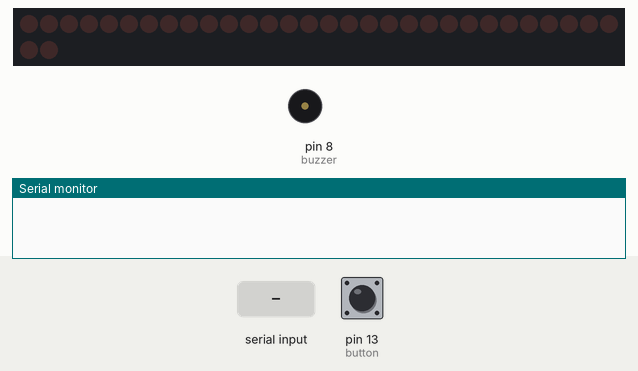
Bench run of a sketch on a simulated Arduino Uno, built with avr-gcc and run on an emulated ATmega328P. Parts: 32 shift-register outputs drawn as a row of LEDs (first output left, lit = HIGH), buzzer (waves = sounding, pin HIGH), the last lines printed to the serial monitor. Wiring (inferred from the names in the program): 4 × shift register (74HC595): data pin 2; shift clock pin 6; latch pin 11. Wiring (inferred from the signals the program sends): row of LEDs: on Q0, Q1, Q2, Q3, Q4, Q5, Q6, Q7, Q8, Q9, Q10, Q11, Q12, Q13, Q14, Q15, Q16, Q17, Q18, Q19, Q20, Q21, Q22, Q23, Q24, Q25, Q26, Q27, Q28, Q29, Q30, Q31. Inputs (shaded band) come from the test bench; at power-on: pin 13 (button) LOW. Pins used as bus, display or sensor lines are not drawn.

Above: at 1.2 s.
1.3 s: "!\n" received over Serial
At 2.3 s:
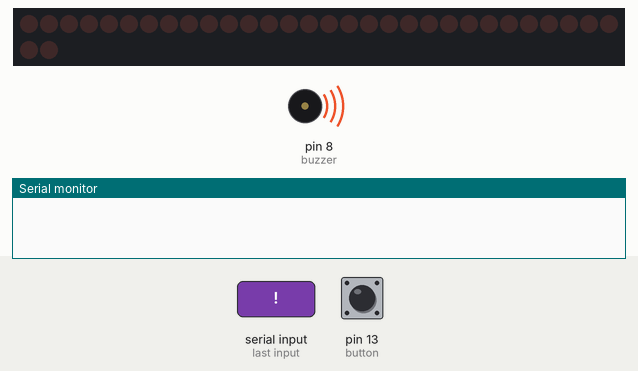
2.8 s: pin 13 (button) pulled HIGH for 3.2 s
At 4.6 s:
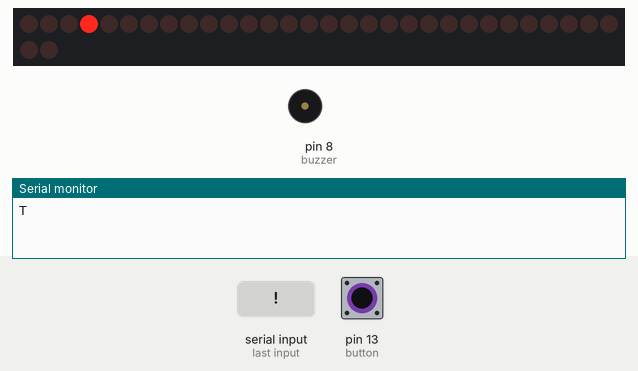
7.5 s: "?\n" received over Serial
9.0 s: "90,45\n" received over Serial
At 9.45 s:
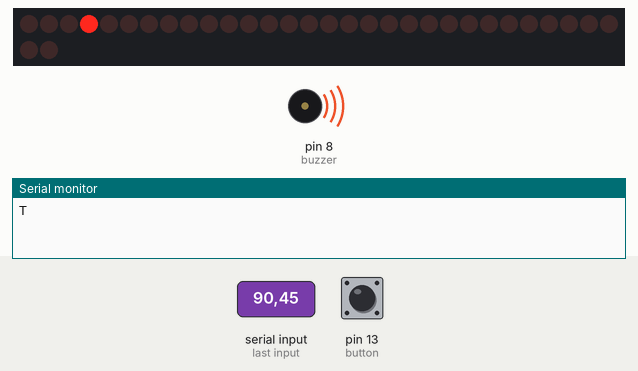
Timing chart, 0 to 13.0 s (numbered marks = the images above; inputs shaded):
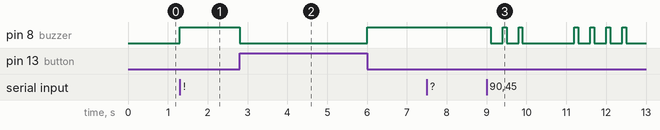

Measured:
- after the input at 1.3 s, pin 8 (buzzer): LOW → HIGH at once
- after the input at 2.8 s, pin 8 (buzzer): HIGH → LOW at once, → HIGH 3.2 s later
- after the input at 7.5 s, every drawn part: stays the same
- after the input at 9.0 s, pin 8 (buzzer): HIGH → LOW after 0.10 s, → HIGH 0.30 s later, → LOW 0.10 s later, → HIGH 0.30 s later, … (13 changes in this stretch)

The sketch:

strangerTEC.ino
```cpp
// CODIGO MORSE
#define punto 1
#define raya 2
#define blank 0
// MODOS DE JUEGO
#define escucha 0
#define transmision 1
#define ninguno 2
// BOOLEANOOOOS
#define True 1
#define False 0

#define max 6
#define buzzer 8
#define button 13
#define clockPin1 6
#define clockPin2 7
#define dataPin1 2
#define dataPin2 3
#define row1 10
#define row2 11
#define row3 12

// VARIABLES DEL PROGRAMA
int button_valor, reading = False, modo_juego = ninguno, time_pressed = 0, time_NOT_pressed = 0;
long start, finish;
char morse;
String frases[10] = {"67", "SOS","JOYCE","MIKE","DUSTIN","LUCAS","WILL","DEMOGORGON","HAWKINS","SHEINBAUM"};
byte incomingByte;
char convertedByte;
/*
time_pressed expresado en ms
contado con millis()
printLED(20,20) es una convencion para asegurarse de apagar los leds
*/

// POSICIONES DE ABC EN LA MAQUETA
const int A[2] = {0,0}, B[2] = {1,0}, C[2] = {0,1},
D[2] = {1,1}, E[2] = {0,2}, F[2] = {1,2}, G[2] = {0,3},
H[2] = {1,3}, I[2] = {0,4}, J[2] = {1,4}, K[2] = {0,5},
L[2] = {1,5}, M[2] = {0,6}, N[2] = {1,6}, O[2] = {0,7},
P[2] = {1,7}, Q[2] = {0,8}, R[2] = {1,8}, S[2] = {0,9},
T[2] = {1,9}, U[2] = {0,10}, V[2] = {1,10}, W[2] = {0,11},
X[2] = {1,11}, Y[2] = {0,12}, Z[2] = {1,12}, CERO[2] = {2,0},
UNO[2] = {2,1}, DOS[2] = {2,2}, TRES[2] = {2,3}, CUATRO[2] = {2,4},
CINCO[2] = {2,5}, SEIS[2] = {2,6}, SIETE[2] = {2,7}, OCHO[2] = {2,8},
NUEVE[2] = {2,9}, MENOS[2] = {2,10}, MAS[2] = {2,11};

// VALOR MORSE DEL ABC
int a[max] = {punto,raya,blank,blank,blank,blank}, b[max] = {raya, punto, punto, punto, blank, blank},
c[max] = {raya, punto, raya, punto, blank, blank}, d[max] = {raya, punto, punto, blank, blank, blank},
e[max] = {punto, blank, blank, blank, blank, blank}, f[max] = {punto, punto, raya, punto, blank, blank},
g[max] = {raya, raya, punto, blank, blank, blank}, h[max] = {punto, punto, punto, punto, blank, blank},
ii[max] = {punto, punto, blank, blank, blank, blank}, j[max] = {punto, raya, raya, raya, blank, blank},
k[max] = {raya, punto, raya, blank, blank, blank}, l[max] = {punto, raya, punto, punto, blank, blank},
m[max] = {raya, raya, blank, blank, blank, blank}, n[max] = {raya, punto, blank, blank, blank, blank},
o[max] = {raya, raya, raya, blank, blank, blank}, p[max] = {punto, raya, raya, punto, blank, blank},
q[max] = {raya, raya, punto, raya, blank, blank}, r[max] = {punto, raya, punto, blank, blank, blank},
s[max] = {punto, punto, punto, blank, blank, blank}, t[max] = {raya, blank, blank, blank, blank, blank},
u[max] = {punto, punto, raya, blank, blank, blank}, v[max] = {punto, punto, punto, raya, blank, blank},
w[max] = {punto, raya, raya, blank, blank, blank}, x[max] = {raya, punto, punto, raya, blank, blank},
y[max] = {raya, punto, raya, raya, blank, blank}, z[max] = {raya, raya, punto, punto, blank, blank},
uno[max] = {punto, raya, raya, raya, raya, blank}, dos[max] = {punto, punto, raya, raya, raya, blank},
tres[max] = {punto, punto, punto, raya, raya, blank}, cuatro[max] = {punto, punto, punto, punto, raya, blank},
cinco[max] = {punto, punto, punto, punto, punto, blank}, seis[max] = {raya, punto, punto, punto, punto, blank},
siete[max] = {raya, raya, punto, punto, punto, blank}, ocho[max] = {raya, raya, raya, punto, punto, blank},
nueve[max] = {raya, raya, raya, raya, punto, blank}, cero[max] = {raya, raya, raya, raya, raya, blank},
mas[max] = {punto, raya, punto, raya, punto, blank}, menos[max] = {raya, punto, punto, punto, punto, raya};

int index = 0, cadena[max];

void setup()
{
  Serial.begin(9600);
  pinMode(buzzer, OUTPUT);
  pinMode(dataPin1, OUTPUT);
  pinMode(dataPin2, OUTPUT);
  pinMode(clockPin1, OUTPUT);
  pinMode(clockPin2, OUTPUT);
  pinMode(row1, OUTPUT);
  pinMode(row2, OUTPUT);
  pinMode(row3, OUTPUT);
  pinMode(button, INPUT);
}
void printBuzzer(int letter[])
{
  for (int i = 0; i < max; i++)
  {
    if (letter[i] == blank)break;
    digitalWrite(buzzer, 1);
    int time_start = millis();
    while (True)
    {
      int deltaTime = millis() - time_start;
      if (letter[i] == punto){if (deltaTime > 100 && deltaTime < 200){digitalWrite(buzzer, 0);break;}}
      else if (letter[i] == raya){if (deltaTime > 600){digitalWrite(buzzer, 0);break;}}
    }
    delay(300);
  }
  delay(1000);
}
void printLED(int row, int col)
{
  shiftOut(dataPin1, clockPin1, LSBFIRST, 0b00000000);
  shiftOut(dataPin2, clockPin2, LSBFIRST, 0b00000000);
  digitalWrite(row1, 0);
  digitalWrite(row2, 0);
  digitalWrite(row3, 0);
  // no quiero hacer un switch :v

  if (col == 12)
    shiftOut(dataPin1, clockPin1, LSBFIRST, 0b10000000);
  else if (col == 11)
    shiftOut(dataPin1, clockPin1, LSBFIRST, 0b01000000);
  else if (col == 10)
    shiftOut(dataPin1, clockPin1, LSBFIRST, 0b00100000);
  else if (col == 9)
    shiftOut(dataPin1, clockPin1, LSBFIRST, 0b00010000);
  else if (col == 8)
    shiftOut(dataPin2, clockPin2, LSBFIRST, 0b10000000);
  else if (col == 7)
    shiftOut(dataPin2, clockPin2, LSBFIRST, 0b01000000);
  else if (col == 6)
    shiftOut(dataPin2, clockPin2, LSBFIRST, 0b00100000);
  else if (col == 5)
    shiftOut(dataPin2, clockPin2, LSBFIRST, 0b00010000);
  else if (col == 4)
    shiftOut(dataPin2, clockPin2, LSBFIRST, 0b00001000);
  else if (col == 3)
    shiftOut(dataPin2, clockPin2, LSBFIRST, 0b00000100);
  else if (col == 2)
    shiftOut(dataPin2, clockPin2, LSBFIRST, 0b00000010);
  else if (col == 1)
    shiftOut(dataPin2, clockPin2, LSBFIRST, 0b00000001);
  else if (col == 0)
    shiftOut(dataPin1, clockPin1, LSBFIRST, 0b00001000);
  else
  {
    shiftOut(dataPin1, clockPin1, LSBFIRST, 0b00000000);
    shiftOut(dataPin2, clockPin2, LSBFIRST, 0b00000000);
  }
  if (row == 2)
  {
    digitalWrite(row3, 1);
  }
  else if (row == 1)
  {
    digitalWrite(row2, 1);
  }
  else if (row == 0)
  {
    digitalWrite(row1, 1);
  }
  else
  {
    digitalWrite(row1, 0);
    digitalWrite(row2, 0);
    digitalWrite(row3, 0);
  }
}

/*
columna 12 bit 0bx0000000 shf1
columna 11 bit 0b0x000000 shf1
columna 10 bit 0b00x00000 shf1
columna 09 bit 0b000x0000 shf1
columna 08 bit 0bx0000000 shf2
columna 07 bit 0b0x000000 shf2
columna 06 bit 0b00x00000 shf2
columna 05 bit 0b000x0000 shf2
columna 04 bit 0b0000x000 shf2
columna 03 bit 0b00000x00 shf2
columna 02 bit 0b000000x0 shf2
columna 01 bit 0b0000000x shf2
columna 00 bit 0b0000x000 shf1
*/
int compararCadenas(int otraCadena[])
{
  for (int i = 0; i < max; i++)
  {
      if(otraCadena[i] != cadena[i])
      {
        return False;
      }
  }
  return True;
}
void convertirCadena()
{
  int row, col;
  if (compararCadenas(a))       {row = A[0]; col = A[1];              Serial.println('A');}
  else if (compararCadenas(b))  {row = B[0]; col = B[1];              Serial.println('B');}
  else if (compararCadenas(c))  {row = C[0]; col = C[1];              Serial.println('C');}
  else if (compararCadenas(d))  {row = D[0]; col = D[1];              Serial.println('D');}
  else if (compararCadenas(e))  {row = E[0]; col = E[1];              Serial.println('E');}
  else if (compararCadenas(f))  {row = F[0]; col = F[1];              Serial.println('F');}
  else if (compararCadenas(g))  {row = G[0]; col = G[1];              Serial.println('G');}
  else if (compararCadenas(h))  {row = H[0]; col = H[1];              Serial.println('H');}
  else if (compararCadenas(ii)) {row = I[0]; col = I[1];              Serial.println('I');}
  else if (compararCadenas(j))  {row = J[0]; col = J[1];              Serial.println('J');}
  else if (compararCadenas(k))  {row = K[0]; col = K[1];              Serial.println('K');}
  else if (compararCadenas(l))  {row = L[0]; col = L[1];              Serial.println('L');}
  else if (compararCadenas(m))  {row = M[0]; col = M[1];              Serial.println('M');}
  else if (compararCadenas(n))  {row = N[0]; col = N[1];              Serial.println('N');}
  else if (compararCadenas(o))  {row = O[0]; col = O[1];              Serial.println('O');}
  else if (compararCadenas(p))  {row = P[0]; col = P[1];              Serial.println('P');}
  else if (compararCadenas(q))  {row = Q[0]; col = Q[1];              Serial.println('Q');}
  else if (compararCadenas(r))  {row = R[0]; col = R[1];              Serial.println('R');}
  else if (compararCadenas(s))  {row = S[0]; col = S[1];              Serial.println('S');}
  else if (compararCadenas(t))  {row = T[0]; col = T[1];              Serial.println('T');}
  else if (compararCadenas(u))  {row = U[0]; col = U[1];              Serial.println('U');}
  else if (compararCadenas(v))  {row = V[0]; col = V[1];              Serial.println('V');}
  else if (compararCadenas(w))  {row = W[0]; col = W[1];              Serial.println('W');}
  else if (compararCadenas(x))  {row = X[0]; col = X[1];              Serial.println('X');}
  else if (compararCadenas(y))  {row = Y[0]; col = Y[1];              Serial.println('Y');}
  else if (compararCadenas(z))  {row = Z[0]; col = Z[1];              Serial.println('Z');}
  else if (compararCadenas(uno))    {row = UNO[0];    col = UNO[1];   Serial.println('1');}
  else if (compararCadenas(dos))    {row = DOS[0];    col = DOS[1];   Serial.println('2');}
  else if (compararCadenas(tres))   {row = TRES[0];   col = TRES[1];  Serial.println('3');}
  else if (compararCadenas(cuatro)) {row = CUATRO[0]; col = CUATRO[1];Serial.println('4');}
  else if (compararCadenas(cinco))  {row = CINCO[0];  col = CINCO[1]; Serial.println('5');}
  else if (compararCadenas(seis))   {row = SEIS[0];   col = SEIS[1];  Serial.println('6');}
  else if (compararCadenas(siete))  {row = SIETE[0];  col = SIETE[1]; Serial.println('7');}
  else if (compararCadenas(ocho))   {row = OCHO[0];   col = OCHO[1];  Serial.println('8');}
  else if (compararCadenas(nueve))  {row = NUEVE[0];  col = NUEVE[1]; Serial.println('9');}
  else if (compararCadenas(cero))   {row = CERO[0];   col = CERO[1];  Serial.println('0');}
  else if (compararCadenas(mas))    {row = MAS[0];    col = MAS[1];   Serial.println('+');}
  else if (compararCadenas(menos))  {row = MENOS[0];  col = MENOS[1]; Serial.println('-');}
  printLED(row,col);
}
void rellenarCadena()
{
  for (int i = index; i < max; i++)
  {
    cadena[i] = blank;
  }
}
void formatearCadena()
{
  index = 0;
  rellenarCadena();
}
void dotOrDoot(long time)
{
  if (time < 100)return;
  if (time <= 400)
  {
    cadena[index] = punto;
  }
  else if(time > 400)
  {
    cadena[index] = raya;
  }
  index ++;
}
void deteccion(int button_valor)
{
if (button_valor == 1)
  {
    digitalWrite(buzzer, 1);
    if (start == 0){start = millis();}
    reading = True;
  }
  else
  {
    digitalWrite(buzzer, 0);
    if(reading)
    {
      if (start != 0)
      {
        dotOrDoot(millis() - start);
        finish = millis();
        start = 0;
      }
      if((millis()-finish) > 1500 && start == 0)
      {
        if (index < max)
        {
          rellenarCadena();
        }
        convertirCadena();
        formatearCadena();
        finish = 0;
        reading = False;
      }
    }
  }
}
void loop() {
  if (Serial.available() > 0) {
    // read the oldest byte in the buffer
    incomingByte = Serial.read();
    convertedByte = (char)incomingByte;
    // necesito un caracter para comunicar el script tkinter con el arduino a traves del serial
    // ! por exclamar el mensaje en la maqueta y ? por adivinar el mensaje en la maqueta :v
    if (convertedByte == '!')
    {
      modo_juego = transmision;
      printLED(20,20);
    }
    else if (convertedByte == '?')
    {
      modo_juego = escucha;
      printLED(20,20);
    }
    else if (convertedByte == '~')
    {
      modo_juego = ninguno;
      printLED(20,20);
    }
    if (modo_juego == escucha && (convertedByte - '0') >= 0 && (convertedByte - '0') <= 9)
    {
            for (int i = 0; i < frases[(convertedByte - '0')].length(); i++)
            {
                  switch (frases[(convertedByte - '0')][i])
                  {
                    case       'A':printBuzzer(a);break;
                    case       'B':printBuzzer(b);break;
                    case       'C':printBuzzer(c);break;
                    case       'D':printBuzzer(d);break;
                    case       'E':printBuzzer(e);break;
                    case       'F':printBuzzer(f);break;
                    case       'G':printBuzzer(g);break;
                    case       'H':printBuzzer(h);break;
                    case       'I':printBuzzer(ii);break;
                    case       'J':printBuzzer(j);break;
                    case       'K':printBuzzer(k);break;
                    case       'L':printBuzzer(l);break;
                    case       'M':printBuzzer(m);break;
                    case       'N':printBuzzer(n);break;
                    case       'O':printBuzzer(o);break;
                    case       'P':printBuzzer(p);break;
                    case       'Q':printBuzzer(q);break;
                    case       'R':printBuzzer(r);break;
                    case       'S':printBuzzer(s);break;
                    case       'T':printBuzzer(t);break;
                    case       'U':printBuzzer(u);break;
                    case       'V':printBuzzer(v);break;
                    case       'W':printBuzzer(w);break;
                    case       'X':printBuzzer(x);break;
                    case       'Y':printBuzzer(y);break;
                    case       'Z':printBuzzer(z);break;
                    case       '1':printBuzzer(uno);break;
                    case       '2':printBuzzer(dos);break;
                    case       '3':printBuzzer(tres);break;
                    case       '4':printBuzzer(cuatro);break;
                    case       '5':printBuzzer(cinco);break;
                    case       '6':printBuzzer(seis);break;
                    case       '7':printBuzzer(siete);break;
                    case       '8':printBuzzer(ocho);break;
                    case       '9':printBuzzer(nueve);break;
                    case       '0':printBuzzer(cero);break;
                    case       '+':printBuzzer(mas);break;
                    case       '-':printBuzzer(menos);break;
                    default:printLED(20,20);break;
                  }
            }
      convertedByte = '\0';
      modo_juego = transmision;
      printLED(20,20);
    }
  }
  if (modo_juego == transmision)
  {
    // leemos la transmision que mandan desde el boton
    button_valor = (digitalRead(button) == True) ? False : True;
    deteccion(button_valor);
  }

}
```
